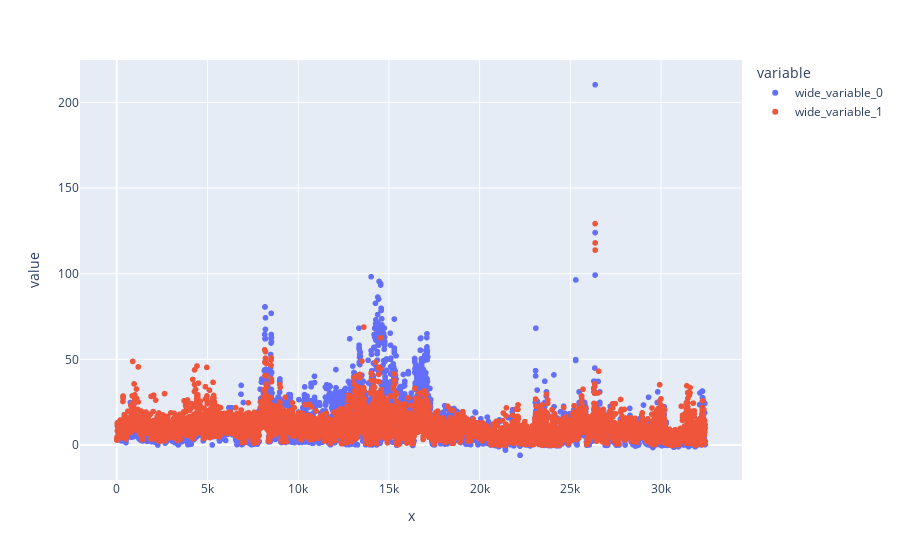

Notebook code for this chart:
### Code cell
import plotly.express as px

px.scatter(x=y_test.index, y=[y_test,y_pred])
#px.line(x=y_test.index, y=y_pred)

### Figure 1 — Plotly figure (JSON) as saved in the notebook; plotly's stock layout.template omitted (floating-point values rounded to 4 significant figures; data arrays with more than 128 entries replaced by an {"elided": "..."} marker saying what was removed)
{"data": [{"hovertemplate": "variable=wide_variable_0<br>x=%{x}<br>value=%{y}<extra></extra>", "legendgroup": "wide_variable_0", "marker": {"color": "#636efa", "symbol": "circle"}, "mode": "markers", "name": "wide_variable_0", "showlegend": true, "type": "scattergl", "x": {"elided": "6487 int values"}, "xaxis": "x", "y": {"elided": "6487 float values"}, "yaxis": "y"}, {"hovertemplate": "variable=wide_variable_1<br>x=%{x}<br>value=%{y}<extra></extra>", "legendgroup": "wide_variable_1", "marker": {"color": "#EF553B", "symbol": "circle"}, "mode": "markers", "name": "wide_variable_1", "showlegend": true, "type": "scattergl", "x": {"elided": "6487 int values"}, "xaxis": "x", "y": {"elided": "6487 float values"}, "yaxis": "y"}], "layout": {"legend": {"title": {"text": "variable"}, "tracegroupgap": 0}, "margin": {"t": 60}, "xaxis": {"anchor": "y", "domain": [0, 1], "title": {"text": "x"}}, "yaxis": {"anchor": "x", "domain": [0, 1], "title": {"text": "value"}}}}
